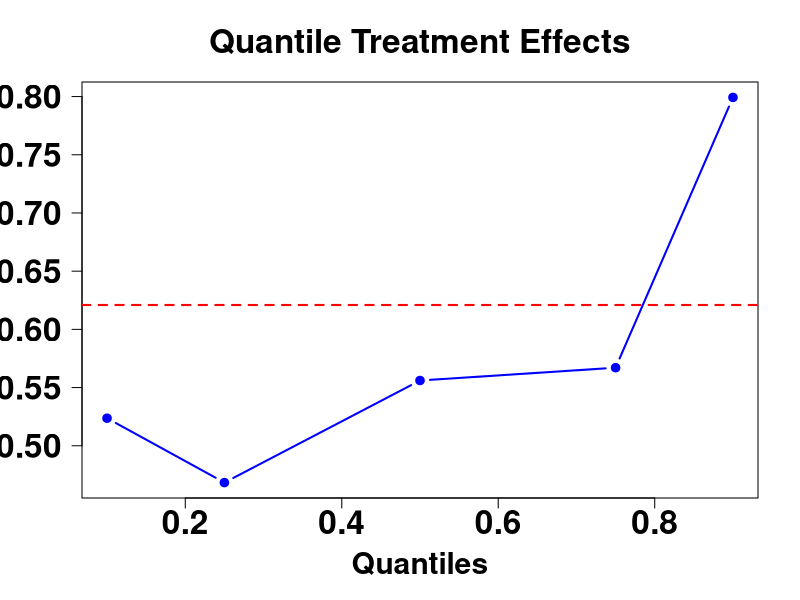
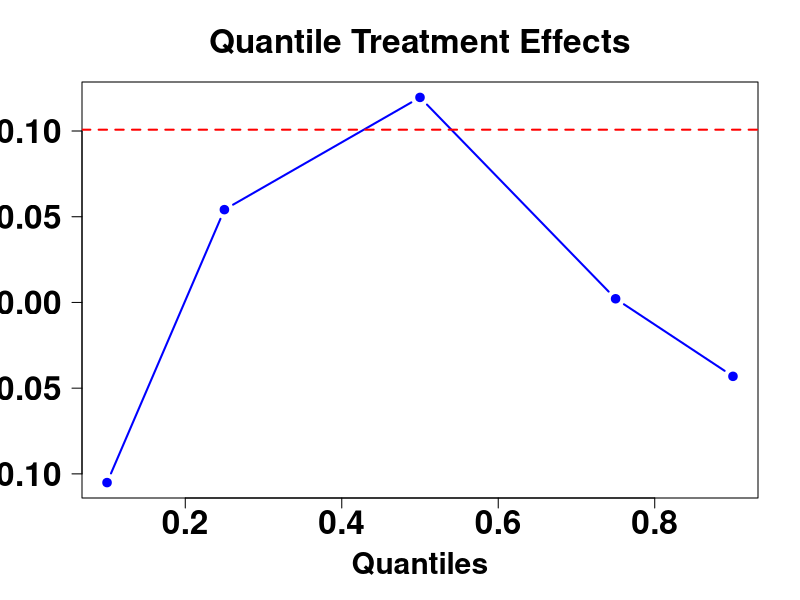

Reproduce these figures in R, in order.
# Load packages
library(quantreg)
library(dplyr)

set.seed(123)

wdir = "/Users/ruting/Documents/Github/QuantileReg"
setwd(wdir)

# Simulate data
n <- 1000
X <- rnorm(n)
D <- rbinom(n, 1, 0.5)  # treatment indicator
# Outcome: treatment effect increases with quantile
# Location shift
Y <- 2 + 1*X + 0.5*D + rnorm(n)

data <- data.frame(Y, D, X)

# Fit Quantile Regression at multiple quantiles
taus <- c(0.1, 0.25, 0.5, 0.75, 0.9)
qr_results <- lapply(taus, function(tau) {
  rq(Y ~ D + X, tau = tau, data = data)
  # rq(Y ~ D + X + D:X, tau = tau, data = data)
})

# Extract treatment coefficients at each quantile
qte <- sapply(qr_results, function(mod) coef(mod)["D"])
names(qte) <- paste0("tau_", taus)
qte

# Plot QTE across quantiles
par(bg = "transparent")  

# Now plot

plot(taus, qte, type='b', pch=19, col='blue', lwd=2,
     xlab="Quantiles", ylab="",
     main="Quantile Treatment Effects",
     cex.axis=2,     # 坐标轴刻度放大
     font.axis=2,      # 坐标轴数字加粗
     cex.lab=1.8,      # 轴标签放大
     font.lab=2,       # 轴标签加粗
     cex.main=2,     # 标题放大
     font.main=2,      # 标题加粗
     las=1)            # 让刻度水平显示
abline(h = mean(Y[D==1]) - mean(Y[D==0]), col='red', lty=2, lwd=2)  # ATE line

dev.print(device = png, filename = 'Locationshift.png', width = 900, height = 900)
dev.off()

#scaling

Y <- 2 + (1+ 0.5*D)*X  + rnorm(n)

data <- data.frame(Y, D, X)

# Fit Quantile Regression at multiple quantiles
taus <- c(0.1, 0.25, 0.5, 0.75, 0.9)
qr_results <- lapply(taus, function(tau) {
  # rq(Y ~ D + X, tau = tau, data = data)
  rq(Y ~ D + X + D:X, tau = tau, data = data)
})

# Extract treatment coefficients at each quantile
qte <- sapply(qr_results, function(mod) coef(mod)["D"])
names(qte) <- paste0("tau_", taus)
qte

# Plot QTE across quantiles
par(bg = "transparent")  

plot(taus, qte, type='b', pch=19, col='blue', lwd=2,
     xlab="Quantiles", ylab="",
     main="Quantile Treatment Effects",
     cex.axis=2,     # 坐标轴刻度放大
     font.axis=2,      # 坐标轴数字加粗
     cex.lab=1.8,      # 轴标签放大
     font.lab=2,       # 轴标签加粗
     cex.main=2,     # 标题放大
     font.main=2,      # 标题加粗
     las=1)            # 让刻度水平显示
abline(h = mean(Y[D==1]) - mean(Y[D==0]), col='red', lty=2, lwd=2)  # ATE line

dev.print(device = png, filename = 'scale.png', width = 900, height = 900)
dev.off()